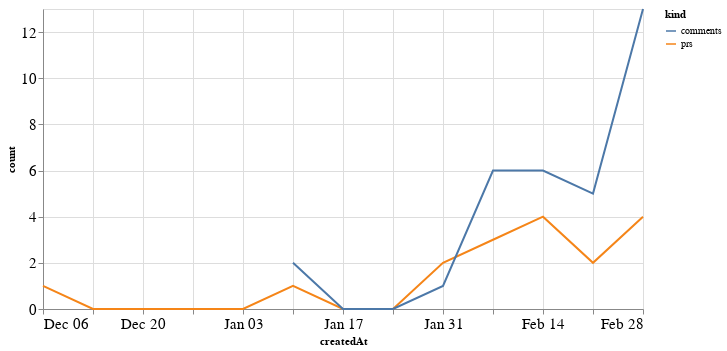

Notebook source saved alongside this figure:
### Code cell
alt.Chart(total_time, width=600).mark_line().encode(
    x='createdAt',
    y='count',
    color='kind'
)

### Figure 1 — Vega-Lite specification as saved in the notebook (floating-point values rounded to 4 significant figures)
{"config": {"axisLeft": {"labelFontSize": 15}, "axisBottom": {"labelFontSize": 15}}, "data": {"name": "data-700fe520c6816bb424878be4ad4c5e83"}, "mark": "line", "encoding": {"color": {"type": "nominal", "field": "kind"}, "x": {"type": "temporal", "field": "createdAt"}, "y": {"type": "quantitative", "field": "count"}}, "width": 600, "$schema": "https://vega.github.io/schema/vega-lite/v4.8.1.json", "datasets": {"data-700fe520c6816bb424878be4ad4c5e83": [{"createdAt": "2020-12-06T00:00:00", "kind": "prs", "count": 1.0}, {"createdAt": "2020-12-13T00:00:00", "kind": "prs", "count": 0.0}, {"createdAt": "2020-12-20T00:00:00", "kind": "prs", "count": 0.0}, {"createdAt": "2020-12-27T00:00:00", "kind": "prs", "count": 0.0}, {"createdAt": "2021-01-03T00:00:00", "kind": "prs", "count": 0.0}, {"createdAt": "2021-01-10T00:00:00", "kind": "prs", "count": 1.0}, {"createdAt": "2021-01-17T00:00:00", "kind": "prs", "count": 0.0}, {"createdAt": "2021-01-24T00:00:00", "kind": "prs", "count": 0.0}, {"createdAt": "2021-01-31T00:00:00", "kind": "prs", "count": 2.0}, {"createdAt": "2021-02-07T00:00:00", "kind": "prs", "count": 3.0}, {"createdAt": "2021-02-14T00:00:00", "kind": "prs", "count": 4.0}, {"createdAt": "2021-02-21T00:00:00", "kind": "prs", "count": 2.0}, {"createdAt": "2021-02-28T00:00:00", "kind": "prs", "count": 4.0}, {"createdAt": "2020-12-06T00:00:00", "kind": "comments", "count": null}, {"createdAt": "2020-12-13T00:00:00", "kind": "comments", "count": null}, {"createdAt": "2020-12-20T00:00:00", "kind": "comments", "count": null}, {"createdAt": "2020-12-27T00:00:00", "kind": "comments", "count": null}, {"createdAt": "2021-01-03T00:00:00", "kind": "comments", "count": null}, {"createdAt": "2021-01-10T00:00:00", "kind": "comments", "count": 2.0}, {"createdAt": "2021-01-17T00:00:00", "kind": "comments", "count": 0.0}, {"createdAt": "2021-01-24T00:00:00", "kind": "comments", "count": 0.0}, {"createdAt": "2021-01-31T00:00:00", "kind": "comments", "count": 1.0}, {"createdAt": "2021-02-07T00:00:00", "kind": "comments", "count": 6.0}, {"createdAt": "2021-02-14T00:00:00", "kind": "comments", "count": 6.0}, {"createdAt": "2021-02-21T00:00:00", "kind": "comments", "count": 5.0}, {"createdAt": "2021-02-28T00:00:00", "kind": "comments", "count": 13.0}]}}
